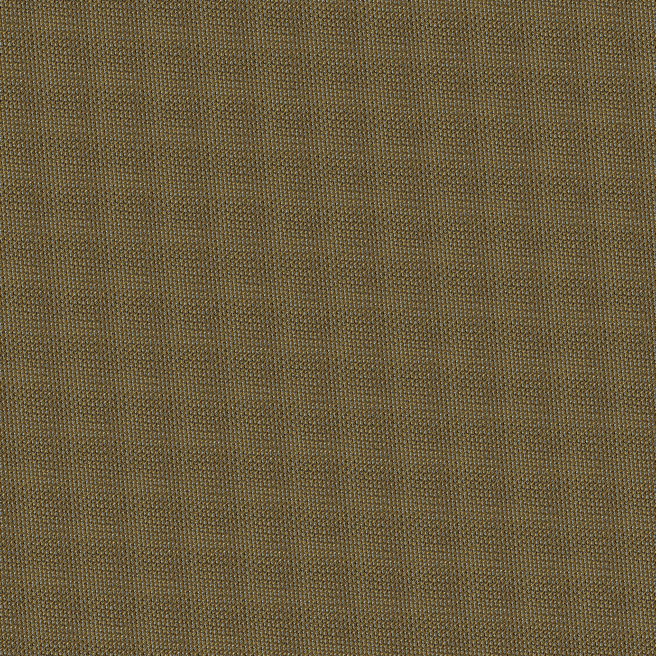
#> input picture 作業08/encrypt/ART+20_Alschair-1000.bmp, 656 x 656 px, shrunk from 1000 x 1000 before the run; its folder holds 4 pictures in this run
$ python 4108056005-08-ART-DEC.py
#> lines starting #> are read from the running program, lines starting #| are printed output that depends on the picture
# 4108056005 江尚軒 - Arnold's Cat Map(Decrypting)

from PIL import Image
import numpy as np
import os

# load text
with open("text/ART-DEC-input08.txt", "r", encoding="utf-8") as f:
#> (reads 作業08/text/ART-DEC-input08.txt from the repository)
    lines = f.readlines()

with open("text/ART-DEC-output08.txt", "w", encoding="utf-8") as f:
    pass

for line in lines:
    items = line.split(" ")
    file_name = items[0]
    art = items[1]
    art_number = int(items[2])
    period = int(items[3])
    new_file_name = file_name.split("_")[1]

    print(file_name)
    # print(new_file_name)

    # choose the shortest path
    back = period-art_number
    if art_number > back:
        art_number = back
        if art == "+":
            art = "-"
        else:
            art = "+"

    print(f"{art}{art_number}")

    # load image
    im = np.array(Image.open(f"encrypt/{file_name}"))
#> im is the input picture: shape (656, 656, 3); mean R, G, B 105.6, 91.6, 62
    N = im.shape[0]
#> N = 656

    # create x and y components of Arnold's cat mapping
    y, x = np.meshgrid(range(N), range(N))
    if art == "+":
        xmap = (x+y) % N
        ymap = (x+2*y) % N
    else:
        xmap = (2*x-y) % N
        ymap = (-x+y) % N

    for i in range(art_number):
        im = im[xmap, ymap]
#> this loop made 20 passes
#> pass 1, `im = im[xmap, ymap]`:
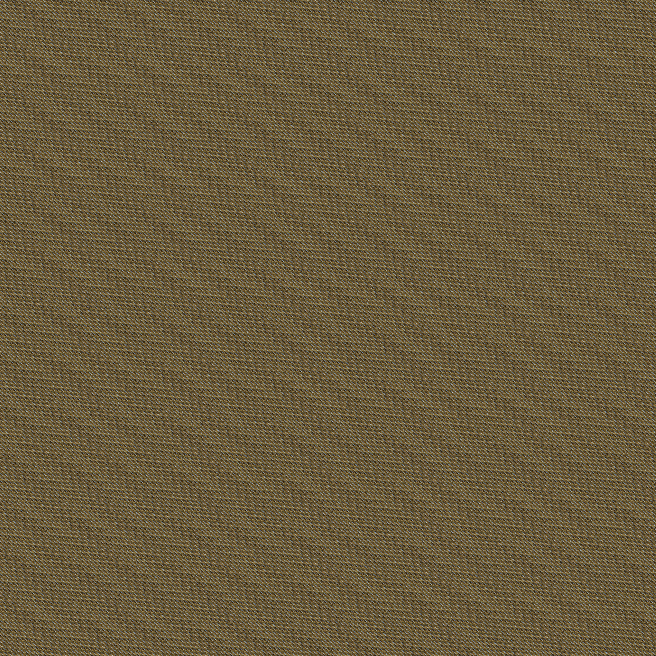
#> im: shape (656, 656, 3); mean R, G, B 105.6, 91.6, 62
#> pass 2, `im = im[xmap, ymap]`:
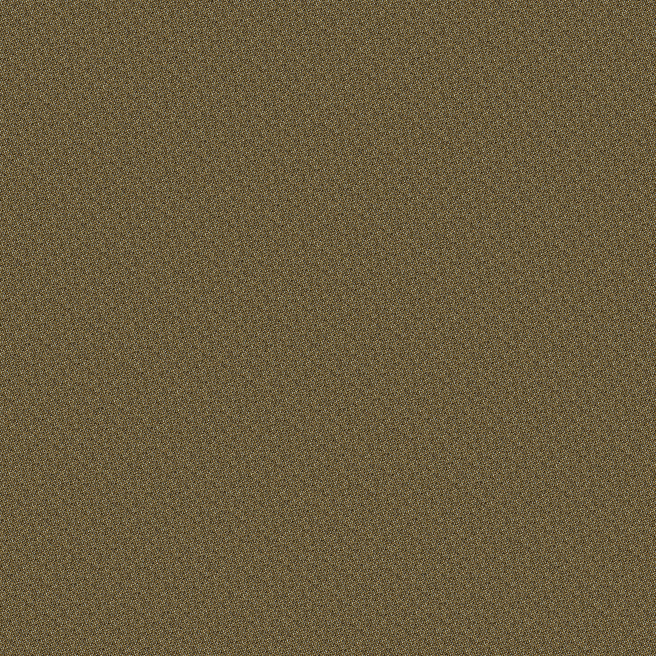
#> im: shape (656, 656, 3); mean R, G, B 105.6, 91.6, 62
#> pass 3, `im = im[xmap, ymap]`:
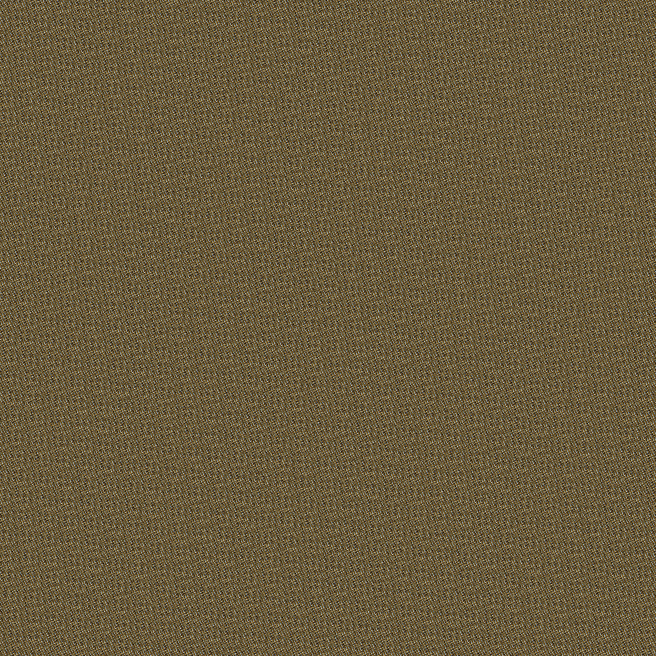
#> im: shape (656, 656, 3); mean R, G, B 105.6, 91.6, 62
#> after the loop:
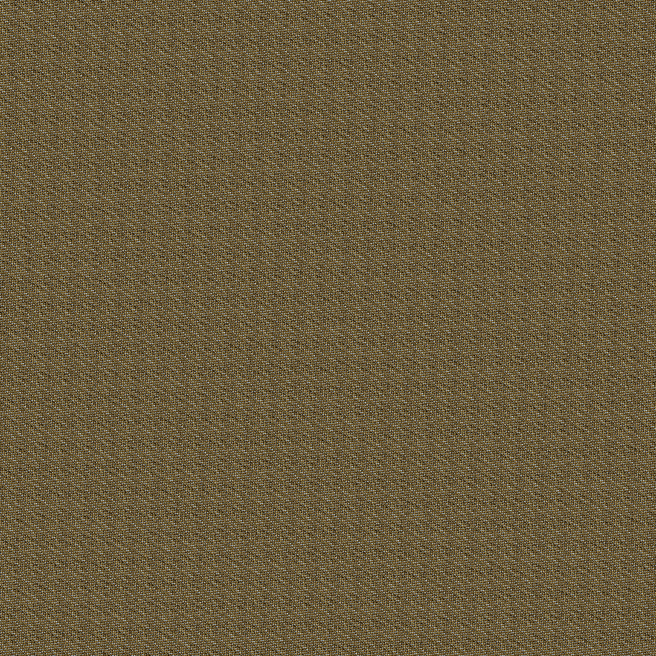
#> im: shape (656, 656, 3); mean R, G, B 105.6, 91.6, 62

    if not os.path.exists("decrypt"):
        os.mkdir("decrypt")
    result = Image.fromarray(im)
    result.save(f"decrypt/{new_file_name}")

    with open("text/ART-DEC-output08.txt", "a", encoding="utf-8") as f:
        f.write(f"{new_file_name}\n")
#> pass 2 of the loop `for line in lines:`:
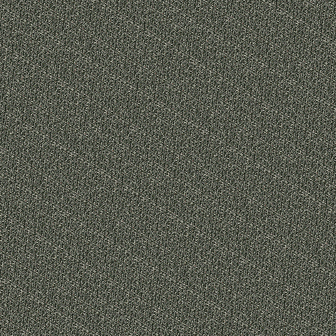
#> input picture 作業08/encrypt/ART+187_Anturium-512.bmp, 336 x 336 px, shrunk from 512 x 512 before the run
#> im is the input picture: shape (336, 336, 3); mean R, G, B 86.7, 89.6, 78.3
#> the loop `for i in range(art_number):` made 187 passes
#> pass 1, `im = im[xmap, ymap]`:
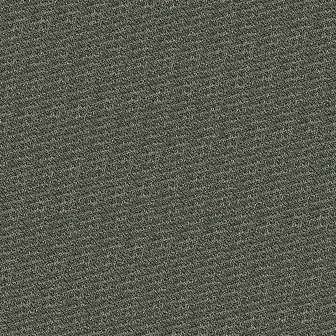
#> im: shape (336, 336, 3); mean R, G, B 86.7, 89.6, 78.3
#> after the loop `for i in range(art_number):`:
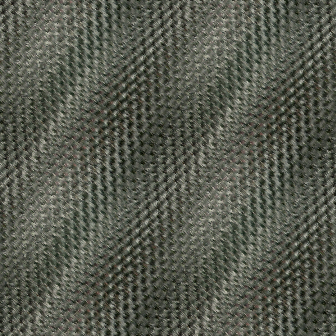
#> im: shape (336, 336, 3); mean R, G, B 86.7, 89.6, 78.3
#> pass 3 of the loop `for line in lines:`:
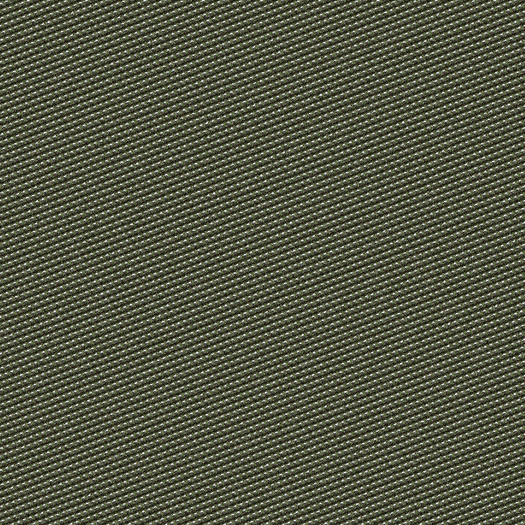
#> input picture 作業08/encrypt/ART-27_BeaverDam-800.bmp, 525 x 525 px, shrunk from 800 x 800 before the run
#> im is the input picture: shape (525, 525, 3); mean R, G, B 84.6, 87.4, 68.4
#> the loop `for i in range(art_number):` made 27 passes
#> pass 1, `im = im[xmap, ymap]`:
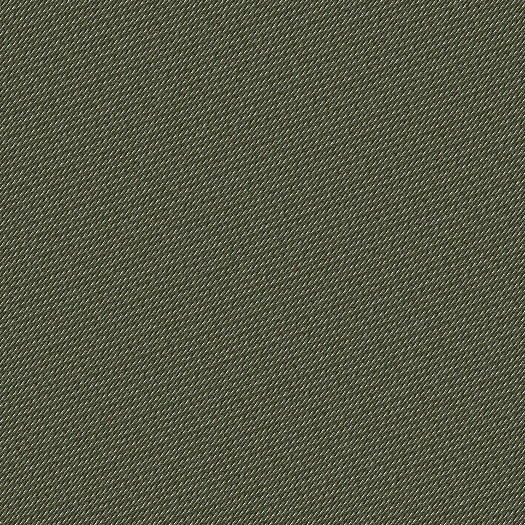
#> im: shape (525, 525, 3); mean R, G, B 84.6, 87.4, 68.4
#> after the loop `for i in range(art_number):`:
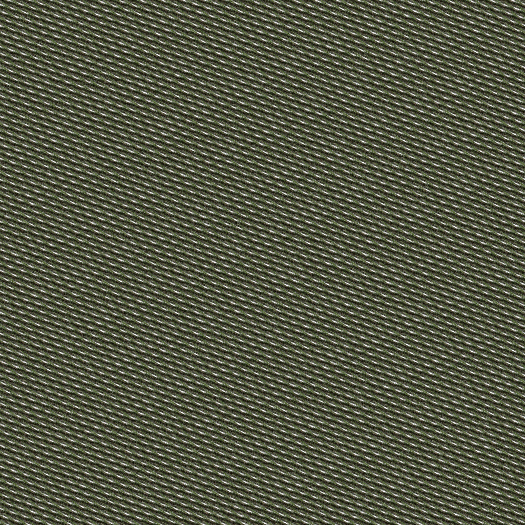
#> im: shape (525, 525, 3); mean R, G, B 84.6, 87.4, 68.4
#> (the run stopped early here; a loop or call above may not have finished)
